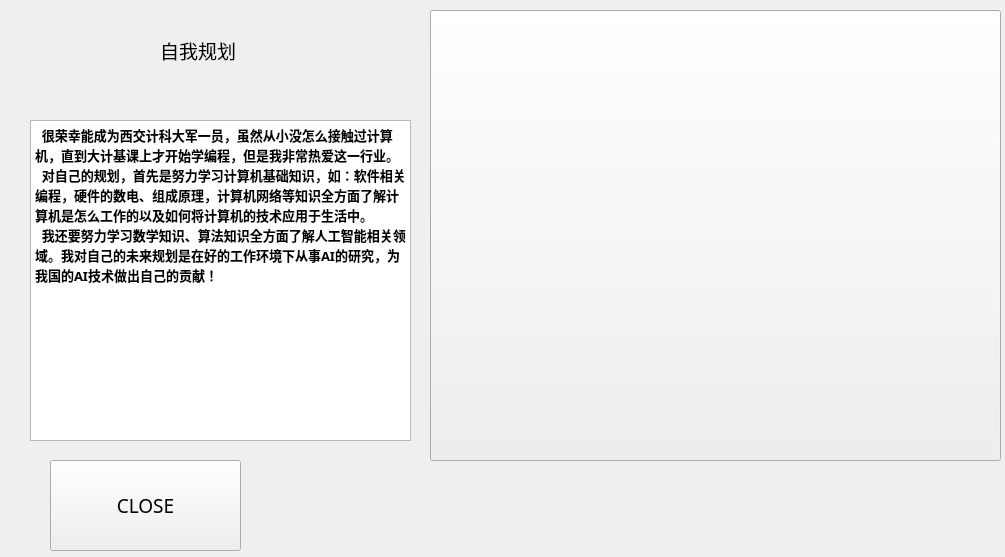
<?xml version="1.0" encoding="UTF-8"?>
<ui version="4.0">
 <class>Plan</class>
 <widget class="QWidget" name="Plan">
  <property name="geometry">
   <rect>
    <x>0</x>
    <y>0</y>
    <width>1005</width>
    <height>557</height>
   </rect>
  </property>
  <property name="minimumSize">
   <size>
    <width>1005</width>
    <height>557</height>
   </size>
  </property>
  <property name="maximumSize">
   <size>
    <width>1005</width>
    <height>557</height>
   </size>
  </property>
  <property name="windowTitle">
   <string>Form</string>
  </property>
  <widget class="QLabel" name="label">
   <property name="geometry">
    <rect>
     <x>160</x>
     <y>10</y>
     <width>111</width>
     <height>81</height>
    </rect>
   </property>
   <property name="font">
    <font>
     <family>黑体</family>
     <pointsize>14</pointsize>
    </font>
   </property>
   <property name="text">
    <string>自我规划</string>
   </property>
  </widget>
  <widget class="QPushButton" name="pushButton">
   <property name="geometry">
    <rect>
     <x>430</x>
     <y>10</y>
     <width>571</width>
     <height>451</height>
    </rect>
   </property>
   <property name="styleSheet">
    <string notr="true">border-image: url(:/Image/43.jpg);</string>
   </property>
   <property name="text">
    <string/>
   </property>
  </widget>
  <widget class="QTextEdit" name="textEdit">
   <property name="geometry">
    <rect>
     <x>30</x>
     <y>120</y>
     <width>381</width>
     <height>321</height>
    </rect>
   </property>
   <property name="font">
    <font>
     <family>楷体</family>
     <pointsize>10</pointsize>
    </font>
   </property>
   <property name="html">
    <string>&lt;!DOCTYPE HTML PUBLIC &quot;-//W3C//DTD HTML 4.0//EN&quot; &quot;http://www.w3.org/TR/REC-html40/strict.dtd&quot;&gt;
&lt;html&gt;&lt;head&gt;&lt;meta name=&quot;qrichtext&quot; content=&quot;1&quot; /&gt;&lt;style type=&quot;text/css&quot;&gt;
p, li { white-space: pre-wrap; }
&lt;/style&gt;&lt;/head&gt;&lt;body style=&quot; font-family:'楷体'; font-size:10pt; font-weight:400; font-style:normal;&quot;&gt;
&lt;p style=&quot; margin-top:0px; margin-bottom:0px; margin-left:0px; margin-right:0px; -qt-block-indent:0; text-indent:0px;&quot;&gt;&lt;span style=&quot; font-family:'SimSun'; font-weight:600;&quot;&gt;  很荣幸能成为西交计科大军一员，虽然从小没怎么接触过计算机，直到大计基课上才开始学编程，但是我非常热爱这一行业。&lt;/span&gt;&lt;/p&gt;
&lt;p style=&quot; margin-top:0px; margin-bottom:0px; margin-left:0px; margin-right:0px; -qt-block-indent:0; text-indent:0px;&quot;&gt;&lt;span style=&quot; font-family:'SimSun'; font-weight:600;&quot;&gt;  对自己的规划，首先是努力学习计算机基础知识，如：软件相关编程，硬件的数电、组成原理，计算机网络等知识全方面了解计算机是怎么工作的以及如何将计算机的技术应用于生活中。&lt;/span&gt;&lt;/p&gt;
&lt;p style=&quot; margin-top:0px; margin-bottom:0px; margin-left:0px; margin-right:0px; -qt-block-indent:0; text-indent:0px;&quot;&gt;&lt;span style=&quot; font-family:'SimSun'; font-weight:600;&quot;&gt;  我还要努力学习数学知识、算法知识全方面了解人工智能相关领域。我对自己的未来规划是在好的工作环境下从事AI的研究，为我国的AI技术做出自己的贡献！&lt;/span&gt;&lt;/p&gt;
&lt;p style=&quot;-qt-paragraph-type:empty; margin-top:0px; margin-bottom:0px; margin-left:0px; margin-right:0px; -qt-block-indent:0; text-indent:0px; font-family:'SimSun'; font-weight:600;&quot;&gt;&lt;br /&gt;&lt;/p&gt;&lt;/body&gt;&lt;/html&gt;</string>
   </property>
  </widget>
  <widget class="QPushButton" name="c1">
   <property name="geometry">
    <rect>
     <x>50</x>
     <y>460</y>
     <width>191</width>
     <height>91</height>
    </rect>
   </property>
   <property name="font">
    <font>
     <family>楷体</family>
     <pointsize>14</pointsize>
    </font>
   </property>
   <property name="text">
    <string>CLOSE</string>
   </property>
  </widget>
 </widget>
 <resources/>
 <connections/>
</ui>
